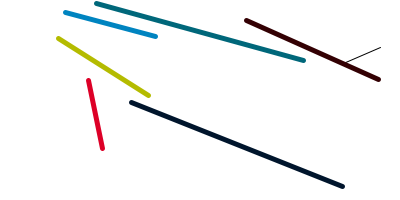
Frame 1 (no input)
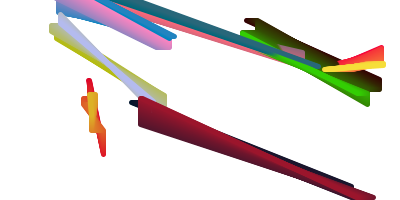
Frame 60 (the mouse pressed at the canvas centre just before this capture)
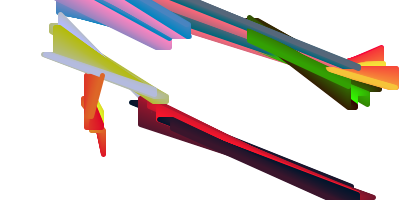
Frame 120 (the mouse held since frame 60 and released just before this capture)

The Processing sketch that drew these frames (run headless with seeded random() and noise(); from frame 60 on, the mouse is pressed at the canvas centre):

// Processing sketch: processing_85183
// ── processing_85183.pde

//Abstract Painting, Dan Olson

RandomMovingLine[] Line;
int num;
int randomFrameCount;
void setup(){
  colorMode(RGB,255);
  size(400,200);
  background(255);
  num = int(random(1,11));
  randomFrameCount = int(random(500,700));
  Line = new RandomMovingLine[num];
  for (int i = 0; i < Line.length; i++) {
  Line[i] = new RandomMovingLine();

  }
 
}
void draw() {
  //println(frameCount);

  if (frameCount % randomFrameCount == 0) {
  num = int(random(1,20));
  Line = new RandomMovingLine[num];
  for (int i = 0; i < Line.length; i++) {
  Line[i] = new RandomMovingLine();
  }
  
  //Draw a random amount of lines every 500 frames
  for (int i = 0; i < Line.length; i++) {
  Line[i].display();
  Line[i].move();
  Line[i].randomTimer();
  Line[i].randomColor();
  }
  
  } 
  
  //Draw random amount of lines when setup is called
  for (int i = 0; i < Line.length; i++) {
  Line[i].display();
  Line[i].move();
  Line[i].randomTimer();
  Line[i].randomColor();

  }
}

class RandomMovingLine {
  int z, z2;
  int timer;
  float x, y;
  float x2, y2;
  int speed;
  float r;
  
  float col, col2, col3;
  float randomCol;
  float rc, rc2, rc3, rc4, rc5, rc6;
  float randomColorInc;
  float t;
  
  RandomMovingLine() {
    
    x= random(0,width);
    y= random(0,height);
    x2= random(0,width);
    y2= random(0,height);
    
    randomColorInc = random(50,100);
    randomCol= int(random(3));
    
    rc = random(0,randomColorInc);
    rc2 = random(0,randomColorInc);
    rc3 = random(0,randomColorInc);
    rc4 = random(0,randomColorInc);
    rc5 = random(0,randomColorInc);
    rc6 = random(0,randomColorInc);
    
  }
  
  void randomColor() {

     colorMode(RGB,randomColorInc);
    
    if (randomCol == 0) {
       stroke(col,rc,rc2);
    }
    
    if (randomCol == 1) {
       stroke(rc3,col2,rc4);
    }
    
    if (randomCol == 2) {
       stroke(rc5,rc6,col3);
    }
    
    col = col + 1;
    col2 = col2 + 1;
    col3 = col3 + 1;
  
    if (col > randomColorInc) {
    col = 0;
    }
    
    if (col2 > randomColorInc) {
    col2 = 0;
    }
    
    if (col3 > randomColorInc) {
    col3 = 0;
    }
}
  
  void randomTimer() {
    if(millis() - timer >= r) {
    r=random(50,250);
    z= int(random(4));
    z2= int(random(4));
    
    timer = millis();
  }
}

  void display() {
  line(x,y,x2,y2);
  strokeWeight(5);
  speed = 1; 
  }
  
  void move() {
    
  if (z == 0) {
  x+= speed;
  }
  
  if (z2 == 0) {
  x2+= speed;
  }

  if (z == 1) {
  x-= speed;
  }
  
  if (z2 == 1) {
  x2-= speed;
  }

  if (z == 2) {
  y+= speed;
  }
  
  if (z2 == 2) {
  y2+= speed;
  }

  if ( z == 3) {
  y-= speed;
  }
  
  if ( z2 == 3) {
  y2-= speed;
  }
  
  }
}


void mousePressed(){
if (mouseButton == RIGHT){
noLoop();
save("filename.png");
}
if (mouseButton == LEFT) {
loop();
setup();
}
}
